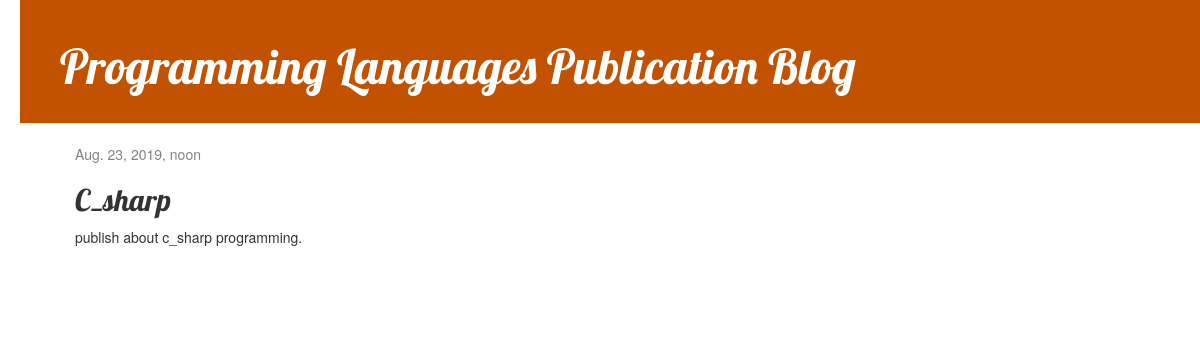
The app's page /post/2/ with its own data.
### blog/models.py (models this page shows, shortened)
class Post(models. Model):
    author = models.ForeignKey(settings.AUTH_USER_MODEL, on_delete=models.CASCADE)
    title = models.CharField(max_length=200)
    text = models.TextField()
    created_date=models.DateTimeField(default=timezone.now())
    publish_date=models.DateTimeField(blank=True,null=True)

### blog/views.py (the view)
# urls.py: path('post/<int:pk>/',views.post_detail,name='post_detail'),
def post_detail(request,pk):
    post=get_object_or_404(Post,pk=pk)
    return render(request, 'blog/post_detail.html', {'post': post})

### blog/templates/blog/post_detail.html (shortened to what this page needs)
{% extends 'blog/base.html' %}
{% block content %}
    <div class="post">
        {% if post.publish_date %}
            <div class="date">
                {{ post.publish_date }}
            </div>
        {% endif %}
        <h2>{{ post.title }}</h2>
        <p>{{ post.text|linebreaksbr }}</p>
    </div>
{% endblock %}

### blog/static/css/blog.css (style rules this page uses)
body { padding-left:20px; }
h1, h2, h3, h4 { font-family: 'Lobster', cursive; }
.date { color: #828282; }
.post { margin-bottom: 70px; }

### records on screen
Post: publish_date "Aug. 23, 2019, noon", title "C_sharp", text "publish about c_sharp programming."
